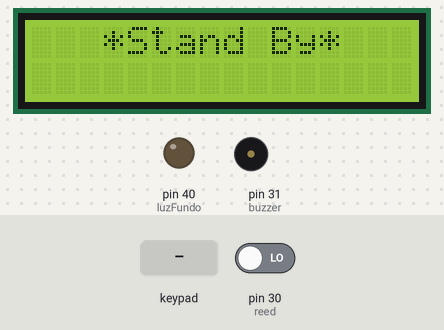
A sketch run on a simulated Arduino Mega 2560, built with avr-gcc and run on an emulated ATmega2560. On the bench: 16×2 character LCD, output pins drawn as LEDs (lit = HIGH), buzzer (waves = sounding, pin HIGH). Wiring (inferred from the signals the program sends): 4×4 keypad with keys 1 2 3 A 4 5 6 B 7 8 9 C * 0 # D (labels assumed): rows pin 3, pin 4, pin 5, pin 6; columns pin 7, pin 8, pin 9, pin 10. Inputs (shaded band) come from the test bench; at power-on: pin 30 (reed) LOW. Pins used as bus, display or sensor lines are not drawn; what the sketch prints to the serial monitor is not drawn.

Above: at 1.2 s.
1.3 s: keypad keys 3 6 7 3 A pressed 0.4 s apart
At 4.5 s:
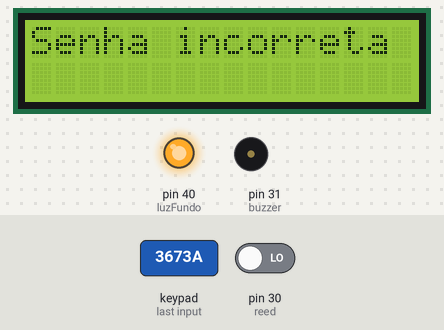
4.8 s: key 'B' pressed
At 6.3 s:
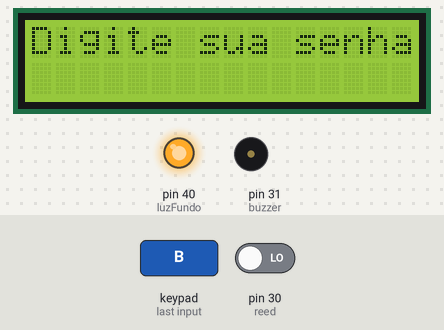
7.2 s: keypad keys 3 6 7 3 # pressed 0.4 s apart
At 9.8 s:
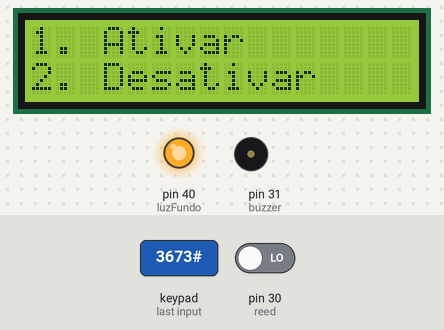
12.2 s: key '*' pressed
At 12.46 s:
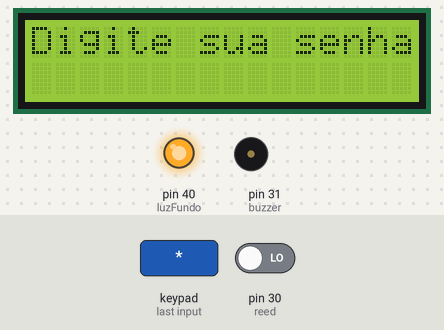
13.8 s: keypad keys 1 3 9 7 D pressed 0.4 s apart
At 15.0 s:
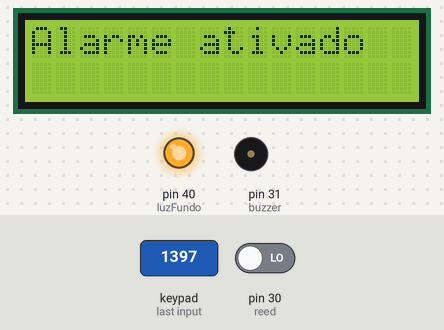
Timing chart, 0 to 19.8 s (numbered marks = the images above; inputs shaded):
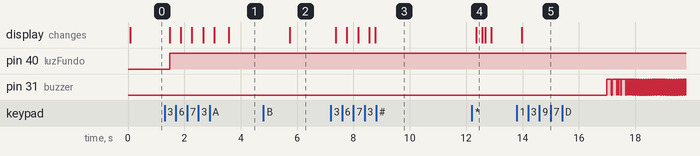

Measured:
- after the input at 1.3 s, pin 40 (luzFundo): LOW → HIGH after 0.18 s; the display: first changes after 0.18 s (image 1 shows a later state)
- after the input at 4.8 s, pin 40 (luzFundo): stays HIGH (without the input it goes to LOW after 0.78 s); the display: changes after 0.93 s (image 2)
- after the input at 7.2 s, the display: first changes after 0.17 s (image 3 shows a later state)
- after the input at 12.2 s, the display: changes after 0.16 s (image 4)
- after the input at 13.8 s, the display: changes after 0.17 s (image 5)

The sketch:

SafeHouse.ino
```cpp
//Safe House final 3.2
#include <LiquidCrystal.h>

/*Variáveis responsaveis por definir
a atividade no teclado e o estado do alarme*/
bool atividade,alarme_ativo=false;
String stat,letra,senha,pass;

/*Variavel que será usada como chave
que será alternada entre os modos
Stand by e modo ativo através da
estrutura de seleção Switch case*/
int portal=0;

int reed = 30;
int buzzer = 31;

LiquidCrystal lcd(22,23,24,25,26,27);

/*Pino 15 do lcd(luz de fundo) funciona como um led
pode ser ligado e desligado*/
#define luzFundo 40

void setup() {
  //Teclado
  pinMode(3,OUTPUT);
  pinMode(4,OUTPUT);
  pinMode(5,OUTPUT);
  pinMode(6,OUTPUT);
  pinMode(7,INPUT);
  pinMode(8,INPUT);
  pinMode(9,INPUT);
  pinMode(10,INPUT);
  //Teclado
  pinMode(buzzer,OUTPUT);
  pinMode(reed,INPUT);
  //Tela Lcd
  lcd.begin(16,2);
  pinMode(luzFundo,OUTPUT);
  //Tela Lcd
  Serial.begin(9600);
  Serial.println("Aguardando...");
  Serial.println();
}

void loop()
{
    teclado();
    /*Estrutura switch que usaremos para escolher entre os algoritmos*/
    switch(portal){
      case 0://Caso 0 a tela apaga e fica em stand by
      lcd.clear();
      lcd.setCursor(3,0);
      lcd.print("*Stand By*");
      digitalWrite(luzFundo,LOW);
      while(portal ==0){teclado();}
      break;
      case 1://Caso 1 a tela acende e entra o menu de alarme

      /*Luz fundo corresponde ao pino 40 no Arduino(pino 15 no lcd)*/
      digitalWrite(luzFundo,HIGH);

      /*Deixa a letra em branco a cada volta
      pois so e possivel pegar uma letra de cada vez no Arduino*/
      letra="";

      lcd.clear();
      lcd.setCursor(0,0);
      lcd.print("Digite sua senha");
      lcd.setCursor(0,1);

      /*Enquanto a variável letra não tiver 4 caracteres
       o programa irá monitorar o teclado e esperar
       o usuário digitar a senha completa*/
      while(senha.length() < 4){
        teclado();
        while(atividade == true){}
        senha +=letra;
        if(letra!=""){
          pass="*";
        }else{
          pass="";
        }
        letra="";
        lcd.print(pass);
      }
      if (senha == "3673"){
      letra="";
      delay(200);
      lcd.clear();
      lcd.setCursor(0,0);//posiciona cursor na linha 0 coluna 0
      lcd.print("1. Ativar");
      lcd.setCursor(0,1);//posiciona cursor na linha 1 coluna 0
      lcd.print("2. Desativar");
       delay(100);
      while(atividade == false){teclado();
      if(letra =="1"){//Caso a escolha seja 1
        lcd.clear();//limpa tela lcd
        lcd.setCursor(0,0);
        lcd.print("Alarme ativado");
        alarme_ativo = true;//variável responsável por ativar alarme
        delay(3000);
        portal = 0;
        senha="";
        break;//Quebra o laço
      }else if(letra =="2"){//Caso a escolha seja 2
        lcd.clear();
        lcd.setCursor(0,0);
        lcd.print("Alarme desativado");
        alarme_ativo = false;
        delay(3000);
        portal = 0;
        senha="";
        break;//Quebra o laço
      }
      }//Laço while
      }else{
        delay(500);
        lcd.clear();
      lcd.setCursor(0,0);
      lcd.print("Senha incorreta");
      delay(2000);
      portal = 0;
      senha = "";
      break;//Quebra o laço
      }
      break;
    }//Switch
}
void Alarme(){//Método do alarme
  if(alarme_ativo == true){//Se variável alarme for verdadeira
    if(digitalRead(reed)==LOW){//Se Reed Switch estiver aberto
      delay(10);
      digitalWrite(buzzer,LOW);
      delay(10);
      digitalWrite(buzzer,HIGH);//Apita buzzer
    }else{//Senao (Reed Switch estiver fechado) - Buzzer não apita
      digitalWrite(buzzer,LOW);
    }
  }else{
    /*Buzzer não irá apitar se Reed switch
    estiver aberto e variável alarme for falsa*/
      digitalWrite(buzzer,LOW);
  }
}
//Método do teclado
void teclado(){
  for (int ti = 3; ti<7; ti++)
    {
      Alarme();//Chamando método do alarme
      /*****
      Chamamos os métodos do alarme e controle
      dentro do teclado por que neste algorimo
      estamos usando o teclado como base
      para nosso código visto que é a partir dele
      que iremos manipular o alarme da casa
      *****/
    //Alterna o estado dos pinos das linhas
    digitalWrite(3, LOW);
    digitalWrite(4, LOW);
    digitalWrite(5, LOW);
    digitalWrite(6, LOW);
    digitalWrite(ti, HIGH);

    //Verifica se alguma tecla da coluna 1 foi pressionada
    if (digitalRead(7) == HIGH)
    {
      imprime_linha_coluna(ti-2, 1);
      atividade = true;
      /*
      Atribuindo um valor a variável portal que fará a função de menu
      neste caso portal será de 0 a 1 onde usaremos a estrutura
      de seleção Switch case para determinar o que o código irá fazer
      de acordo com a opção escolhida.
      */
      portal = +1;
      while(digitalRead(7) == HIGH){}
    }
    //Verifica se alguma tecla da coluna 2 foi pressionada
    else if (digitalRead(8) == HIGH)
    {
      imprime_linha_coluna(ti-2, 2);
      //define atividade do teclado como verdadeira
      atividade = true;
      portal += 1;
      while(digitalRead(8) == HIGH){}
    }
    //Verifica se alguma tecla da coluna 3 foi pressionada
    else if (digitalRead(9) == HIGH)
    {
      imprime_linha_coluna(ti-2, 3);
      atividade = true;
      portal += 1;
      while(digitalRead(9) == HIGH){}
    }
    //Verifica se alguma tecla da coluna 4 foi pressionada
    else if (digitalRead(10) == HIGH)
    {
      imprime_linha_coluna(ti-2, 4);
      atividade = true;
      portal += 1;
      while(digitalRead(10) == HIGH){}
    }else{
      atividade = false;//define atividade do teclado como falsa
    }
   }
   delay(10);
}

/*Metodo que irá obter os digitos
do teclado a partir das linhas e colunas*/
void imprime_linha_coluna(int x, int y)
{
/* Compara as linhas e colunas pressionadas
 * e retorna o digito correspondente*/
  if ((x==1)&&(y==1)){
       letra = "1";
       Serial.println("1");
  }else if((x==1)&&(y==2)){
       letra = "2";
       Serial.println("2");
  }else if((x==1)&&(y==3)){
       letra = "3";
       Serial.println("3");
  }else if((x==1)&&(y==4)){
       letra = "A";
       Serial.println("A");
  }else if((x==2)&&(y==1)){
       letra = "4";
       Serial.println("4");
  }else if((x==2)&&(y==2)){
       letra = "5";
       Serial.println("5");
  }else if((x==2)&&(y==3)){
       letra = "6";
       Serial.println("6");
  }else if((x==2)&&(y==4)){
       letra = "B";
       Serial.println("B");
  }else if((x==3)&&(y==1)){
       letra = "7";
       Serial.println("7");
  }else if((x==3)&&(y==2)){
       letra = "8";
       Serial.println("8");
  }else if((x==3)&&(y==3)){
       letra = "9";
       Serial.println("9");
  }else if((x==3)&&(y==4)){
       letra = "C";
       Serial.println("C");
  }else if((x==4)&&(y==1)){
       letra = "*";
       Serial.println("*");
  }else if((x==4)&&(y==2)){
       letra = "0";
       Serial.println("0");
  }else if((x==4)&&(y==3)){
       letra = "#";
       Serial.println("#");
  }else if((x==4)&&(y==4)){
       letra = "D";
       Serial.println("D");
  }
       delay(10);
}
```
